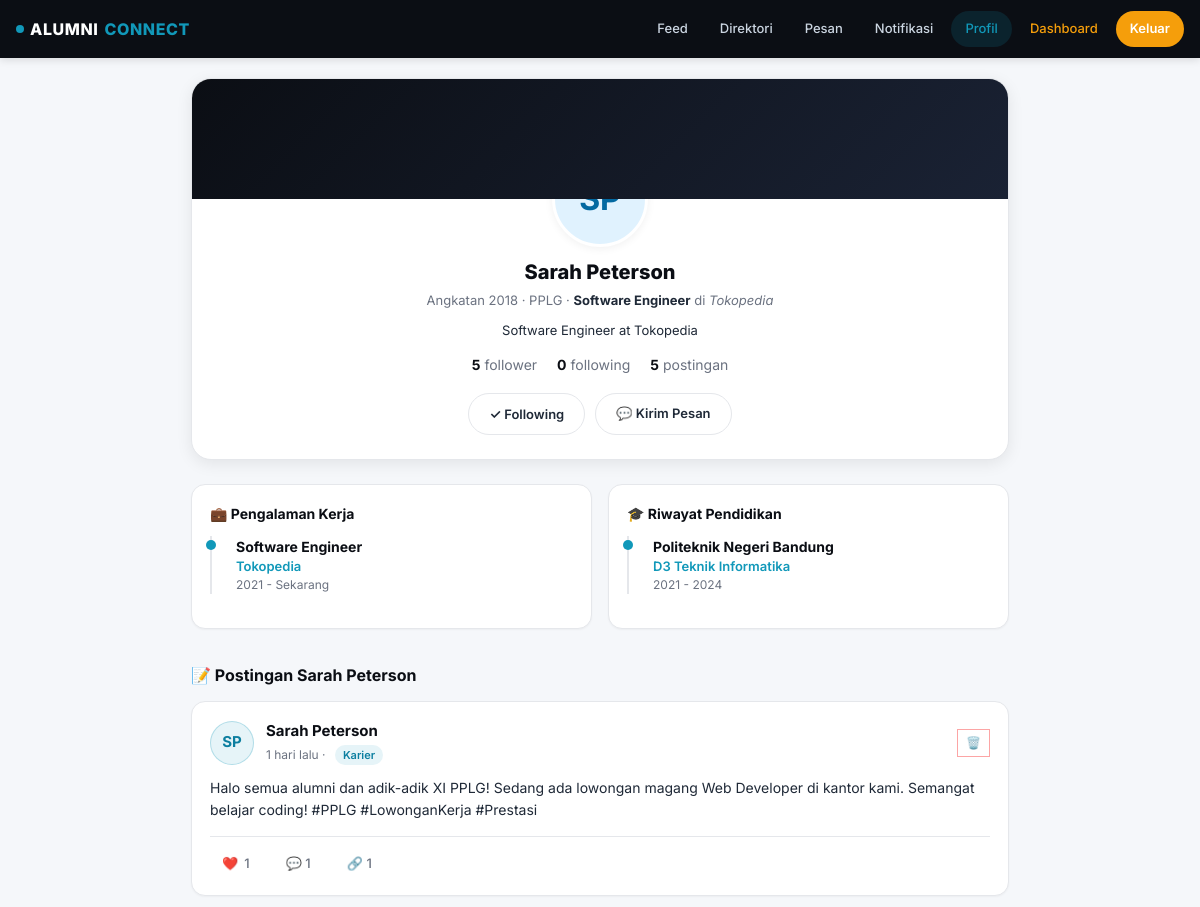
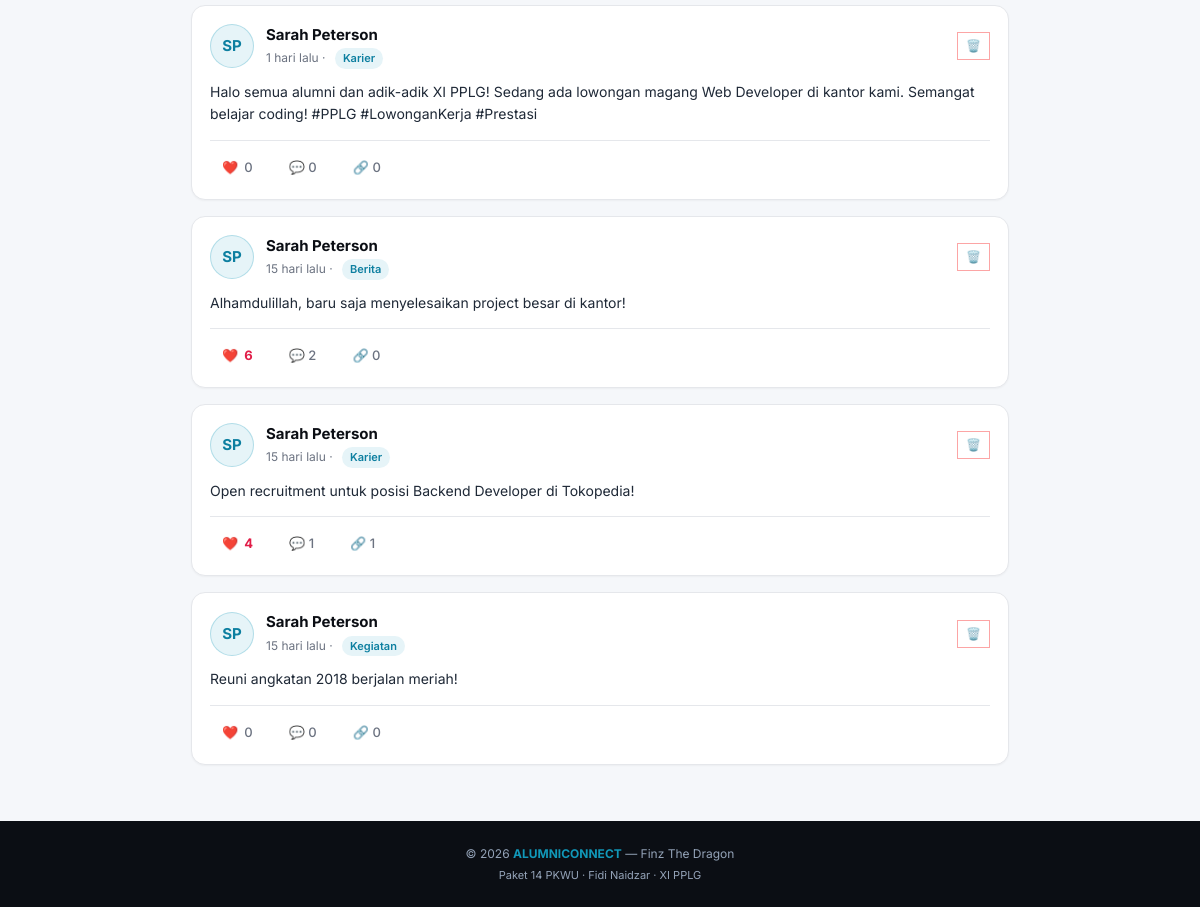
/pages/profile.php?id=11 (signed in), run on the app's committed database (2 pictures, top to bottom).
### tables this page shows
CREATE TABLE `alumni_work` (
  `id` bigint NOT NULL AUTO_INCREMENT,
  `alumni_id` bigint NOT NULL,
  `perusahaan` varchar(100) DEFAULT NULL,
  `posisi` varchar(100) DEFAULT NULL,
  `tahun_mulai` year DEFAULT NULL,
  `tahun_selesai` year DEFAULT NULL,
  PRIMARY KEY (`id`),
  KEY `alumni_id` (`alumni_id`),
  CONSTRAINT `alumni_work_ibfk_1` FOREIGN KEY (`alumni_id`) REFERENCES `alumni_profiles` (`id`) ON DELETE CASCADE
);

CREATE TABLE `alumni_education` (
  `id` bigint NOT NULL AUTO_INCREMENT,
  `alumni_id` bigint NOT NULL,
  `institusi` varchar(100) DEFAULT NULL,
  `jenjang` varchar(20) DEFAULT NULL,
  `jurusan` varchar(100) DEFAULT NULL,
  `tahun_masuk` year DEFAULT NULL,
  `tahun_lulus` year DEFAULT NULL,
  PRIMARY KEY (`id`),
  KEY `alumni_id` (`alumni_id`),
  CONSTRAINT `alumni_education_ibfk_1` FOREIGN KEY (`alumni_id`) REFERENCES `alumni_profiles` (`id`) ON DELETE CASCADE
);

CREATE TABLE `posts` (
  `id` bigint NOT NULL AUTO_INCREMENT,
  `user_id` bigint NOT NULL,
  `category_id` bigint DEFAULT NULL,
  `konten` text,
  `media` varchar(255) DEFAULT NULL,
  `created_at` timestamp NULL DEFAULT CURRENT_TIMESTAMP,
  PRIMARY KEY (`id`),
  KEY `user_id` (`user_id`),
  KEY `category_id` (`category_id`),
  CONSTRAINT `posts_ibfk_1` FOREIGN KEY (`user_id`) REFERENCES `users` (`id`) ON DELETE CASCADE,
  CONSTRAINT `posts_ibfk_2` FOREIGN KEY (`category_id`) REFERENCES `categories` (`id`) ON DELETE SET NULL
);

CREATE TABLE `categories` (
  `id` bigint NOT NULL AUTO_INCREMENT,
  `nama_kategori` varchar(50) NOT NULL,
  PRIMARY KEY (`id`)
);

### pages/profile.php (the view, shortened to what this page needs)
<?php
require_once __DIR__ . '/../includes/functions.php';
require_once __DIR__ . '/../config/database.php';
$currentUserId = $_SESSION['user_id'];
$profileUserId = isset($_GET['id']) ? (int)$_GET['id'] : $currentUserId;
$stmt = $conn->prepare("
    SELECT
        u.id, u.username, u.email, u.role_id, r.nama_role,
        p.nama, p.foto, p.bio,
        ap.angkatan, ap.tahun_lulus, ap.jurusan, ap.profesi, ap.perusahaan,
        (SELECT COUNT(*) FROM followers WHERE following_id = u.id) AS total_followers,
        (SELECT COUNT(*) FROM followers WHERE follower_id = u.id) AS total_following,
        (SELECT COUNT(*) FROM followers WHERE follower_id = ? AND following_id = u.id) AS is_following
    FROM users u
    JOIN roles r ON r.id = u.role_id
    LEFT JOIN profiles p ON p.user_id = u.id
    LEFT JOIN alumni_profiles ap ON ap.user_id = u.id
    WHERE u.id = ?
    LIMIT 1
");
$stmt->bind_param('ii', $currentUserId, $profileUserId);
$stmt->execute();
$userProfile = $stmt->get_result()->fetch_assoc();
$isMe = ($currentUserId === $profileUserId);
$workStmt = $conn->prepare("
    SELECT w.*
    FROM alumni_work w
    JOIN alumni_profiles ap ON ap.id = w.alumni_id
    WHERE ap.user_id = ?
    ORDER BY w.tahun_mulai DESC
");
$workStmt->bind_param('i', $profileUserId);
$workStmt->execute();
$works = $workStmt->get_result()->fetch_all(MYSQLI_ASSOC);
$eduStmt = $conn->prepare("
    SELECT e.*
    FROM alumni_education e
    JOIN alumni_profiles ap ON ap.id = e.alumni_id
    WHERE ap.user_id = ?
    ORDER BY e.tahun_masuk DESC
");
$eduStmt->bind_param('i', $profileUserId);
$eduStmt->execute();
$educations = $eduStmt->get_result()->fetch_all(MYSQLI_ASSOC);
$postStmt = $conn->prepare("
    SELECT
        p.id, p.konten, p.media, p.created_at,
        c.nama_kategori,
        (SELECT COUNT(*) FROM likes WHERE post_id = p.id) AS total_like,
        (SELECT COUNT(*) FROM comments WHERE post_id = p.id) AS total_comment,
        (SELECT COUNT(*) FROM shares WHERE post_id = p.id) AS total_share,
        (SELECT COUNT(*) FROM likes WHERE post_id = p.id AND user_id = ?) AS is_liked
    FROM posts p
    LEFT JOIN categories c ON c.id = p.category_id
    WHERE p.user_id = ?
    ORDER BY p.created_at DESC
");
$postStmt->bind_param('ii', $currentUserId, $profileUserId);
$postStmt->execute();
$posts = $postStmt->get_result()->fetch_all(MYSQLI_ASSOC);
include __DIR__ . '/../includes/header.php';
?>
<div class="container" style="max-width:850px; margin-top:20px;">
  <div class="profile-box">
    <div class="profile-cover"></div>
    <div class="profile-content">
      <?= renderAvatar($userProfile['nama'] ?? $userProfile['username'], $userProfile['foto'] ?? null, 'avatar-lg') ?>
      <h1 class="profile-name"><?= e($userProfile['nama'] ?? $userProfile['username']) ?></h1>
      <div class="profile-headline">
        <?php if (!empty($userProfile['angkatan'])): ?>
          Angkatan <?= e($userProfile['angkatan']) ?> ·
        <?php endif; ?>
        <?php if (!empty($userProfile['jurusan'])): ?>
          <?= e($userProfile['jurusan']) ?> ·
        <?php endif; ?>
        <strong style="color:var(--text);"><?= e($userProfile['profesi'] ?? ucfirst($userProfile['nama_role'])) ?></strong>
        <?php if (!empty($userProfile['perusahaan'])): ?>
          di <em><?= e($userProfile['perusahaan']) ?></em>
        <?php endif; ?>
      </div>
      <p class="profile-bio">
        <?= e($userProfile['bio'] ?: 'Belum ada biodata yang dituliskan.') ?>
      </p>
      <div class="profile-counts">
        <div><strong><?= (int)$userProfile['total_followers'] ?></strong> <span class="text-muted">follower</span></div>
        <div><strong><?= (int)$userProfile['total_following'] ?></strong> <span class="text-muted">following</span></div>
        <div><strong><?= count($posts) ?></strong> <span class="text-muted">postingan</span></div>
      </div>
      <div class="profile-btns">
        <?php if ($isMe): ?>
          <a href="<?= baseUrl('pages/edit_profile.php') ?>" class="btn btn-outline btn-sm">
            ✏️ Edit Profil
          </a>
          <?php if ((int)$_SESSION['role_id'] === 1): ?>
            <a href="<?= baseUrl('admin/dashboard.php') ?>" class="btn btn-cyan btn-sm">
              ⚙️ Dashboard Admin
            </a>
          <?php endif; ?>
        <?php else: ?>
          <button class="btn <?= $userProfile['is_following'] ? 'btn-outline' : 'btn-primary' ?>"
                  onclick="toggleFollowProfile(<?= $userProfile['id'] ?>, this)">
            <?= $userProfile['is_following'] ? '✓ Following' : 'Follow' ?>
          </button>
          <a href="<?= baseUrl('pages/messages.php?to=' . $userProfile['id']) ?>" class="btn btn-outline">
            💬 Kirim Pesan
          </a>
        <?php endif; ?>
      </div>
    </div>
  </div>
  <div style="display:grid; grid-template-columns:1fr; gap:20px;">
    <?php if (!empty($works) || !empty($educations)): ?>
      <div style="display:grid; grid-template-columns: repeat(auto-fit, minmax(320px, 1fr)); gap:16px;">
        <div class="timeline-card">
          <div class="card-header">
            <span class="card-title">💼 Pengalaman Kerja</span>
          </div>
          <?php if (empty($works)): ?>
            <p class="text-muted" style="font-size:13px;">Belum ada pengalaman kerja terdaftar.</p>
          <?php else: ?>
            <?php foreach ($works as $w): ?>
              <div class="timeline-item">
                <div class="timeline-title"><?= e($w['posisi']) ?></div>
                <div style="font-size:13px;font-weight:600;color:var(--primary);"><?= e($w['perusahaan']) ?></div>
                <div class="timeline-sub">
                  <?= e($w['tahun_mulai']) ?> - <?= $w['tahun_selesai'] ? e($w['tahun_selesai']) : 'Sekarang' ?>
                </div>
              </div>
            <?php endforeach; ?>
          <?php endif; ?>
        </div>
        <div class="timeline-card">
          <div class="card-header">
            <span class="card-title">🎓 Riwayat Pendidikan</span>
          </div>
          <?php if (empty($educations)): ?>
            <p class="text-muted" style="font-size:13px;">Belum ada riwayat pendidikan lanjutan.</p>
          <?php else: ?>
            <?php foreach ($educations as $ed): ?>
              <div class="timeline-item">
                <div class="timeline-title"><?= e($ed['institusi']) ?></div>
                <div style="font-size:13px;font-weight:600;color:var(--primary);">
                  <?= e($ed['jenjang']) ?> <?= e($ed['jurusan']) ?>
                </div>
                <div class="timeline-sub">
                  <?= e($ed['tahun_masuk']) ?> - <?= $ed['tahun_lulus'] ? e($ed['tahun_lulus']) : 'Sekarang' ?>
                </div>
              </div>
            <?php endforeach; ?>
          <?php endif; ?>
        </div>
      </div>
    <?php endif; ?>
    <div>
      <h3 style="font-size:16px;font-weight:700;color:var(--navy);margin-bottom:14px;">
        📝 Postingan <?= e($userProfile['nama'] ?? $userProfile['username']) ?>
      </h3>
      <?php if (empty($posts)): ?>
        <div class="card text-center text-muted" style="padding:30px;">
          Belum ada postingan yang dibagikan.
        </div>
      <?php else: ?>
        <?php foreach ($posts as $p): ?>
          <article class="post-card">
            <div class="post-head">
              <?= renderAvatar($userProfile['nama'] ?? $userProfile['username'], $userProfile['foto'] ?? null) ?>
              <div style="flex:1;">
                <div class="post-author"><?= e($userProfile['nama'] ?? $userProfile['username']) ?></div>
                <div class="post-meta">
                  <?= timeAgo($p['created_at']) ?>
                  <?php if (!empty($p['nama_kategori'])): ?> · <span class="post-badge"><?= e($p['nama_kategori']) ?></span><?php endif; ?>
                </div>
              </div>
              <?php if ($isMe || (int)$_SESSION['role_id'] === 1): ?>
                <a href="<?= baseUrl('pages/post_action.php?action=delete&post_id=' . $p['id']) ?>"
                   class="btn-outline btn-sm"
                   onclick="return confirm('Hapus postingan ini?')"
                   style="color:#EF4444;border-color:#FCA5A5;padding:4px 8px;">
                  🗑️
                </a>
              <?php endif; ?>
            </div>
            <div class="post-content"><?= nl2br(e($p['konten'])) ?></div>
            <div class="post-actions">
              <button class="post-action <?= $p['is_liked'] ? 'liked' : '' ?>"
                      onclick="toggleLike(<?= $p['id'] ?>, this)">
                ❤️ <span class="like-count"><?= $p['total_like'] ?></span>
              </button>
              <button class="post-action">💬 <?= $p['total_comment'] ?></button>
              <button class="post-action" onclick="sharePost(<?= $p['id'] ?>)">
                🔗 <?= $p['total_share'] ?>
              </button>
            </div>
          </article>
        <?php endforeach; ?>
      <?php endif; ?>
    </div>
  </div>
</div>
<?php include __DIR__ . '/../includes/footer.php'; ?>

### includes/functions.php (shortened to what this page needs)
<?php
function baseUrl($path = '') {
    $base = '/alumniconnect';
    return $base . '/' . ltrim($path, '/');
}
function e($str) {
    return htmlspecialchars($str ?? '', ENT_QUOTES, 'UTF-8');
}
function initials($name) {
    $parts = preg_split('/\s+/', trim($name));
    $ini = '';
    foreach (array_slice($parts, 0, 2) as $p) {
        $ini .= strtoupper(substr($p, 0, 1));
    }
    return $ini ?: '?';
}
function timeAgo($datetime) {
    $time = strtotime($datetime);
    $diff = time() - $time;
    if ($diff < 2592000)  return floor($diff / 86400) . ' hari lalu';
    return floor($diff / 31536000) . ' tahun lalu';
}
function renderAvatar($name, $foto = null, $extraClass = '', $extraStyle = '') {
    if (!empty($foto)) {
        $filePath = __DIR__ . '/../' . ltrim($foto, '/\\');
    }
    return '<div class="avatar ' . e($extraClass) . '" style="' . e($extraStyle) . '">' . initials($name) . '</div>';
}

### data on the page
alumni_work: posisi "Software Engineer", perusahaan "Tokopedia", tahun_mulai "2021", shows "Sekarang"
alumni_education: institusi "Politeknik Negeri Bandung", jenjang "D3", jurusan "Teknik Informatika", tahun_masuk "2021", tahun_lulus "2024"
posts: name "SP", nama "Sarah Peterson", created_at "1 hari lalu", category.nama_kategori "Karier", konten "Halo semua alumni dan adik-adik XI PPLG! Sedang ada lowongan magang Web Developer di kantor kami. Semangat belajar coding! #PPLG #LowonganKerja #Prestasi", total_like "1", total_comment "1", total_share "1"
posts: name "SP", nama "Sarah Peterson", created_at "1 hari lalu", category.nama_kategori "Karier", konten "Halo semua alumni dan adik-adik XI PPLG! Sedang ada lowongan magang Web Developer di kantor kami. Semangat belajar coding! #PPLG #LowonganKerja #Prestasi", total_like "0", total_comment "0", total_share "0"
posts: name "SP", nama "Sarah Peterson", created_at "15 hari lalu", category.nama_kategori "Berita", konten "Alhamdulillah, baru saja menyelesaikan project besar di kantor!", total_like "6", total_comment "2", total_share "0"
posts: name "SP", nama "Sarah Peterson", created_at "15 hari lalu", category.nama_kategori "Karier", konten "Open recruitment untuk posisi Backend Developer di Tokopedia!", total_like "4", total_comment "1", total_share "1"
posts: name "SP", nama "Sarah Peterson", created_at "15 hari lalu", category.nama_kategori "Kegiatan", konten "Reuni angkatan 2018 berjalan meriah!", total_like "0", total_comment "0", total_share "0"

### other printed values
initials($name) "SP"
$userProfile['nama'] "Sarah Peterson"
$userProfile['angkatan'] "2018"
$userProfile['jurusan'] "PPLG"
$userProfile['profesi'] "Software Engineer"
$userProfile['perusahaan'] "Tokopedia"
$userProfile['bio'] ?: 'Belum ada biodata yang dituliskan.' "Software Engineer at Tokopedia"
$userProfile['total_followers'] "5"
$userProfile['total_following'] "0"
count($posts) "5"
